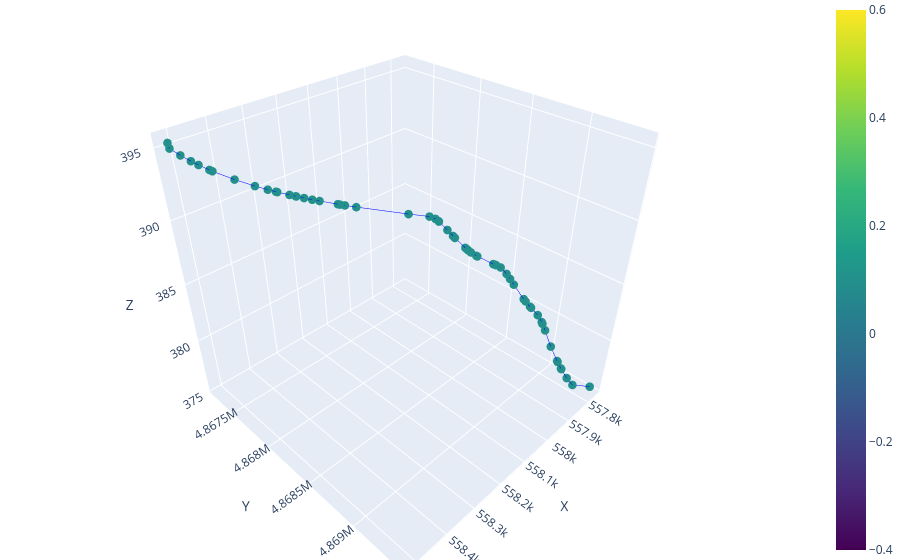
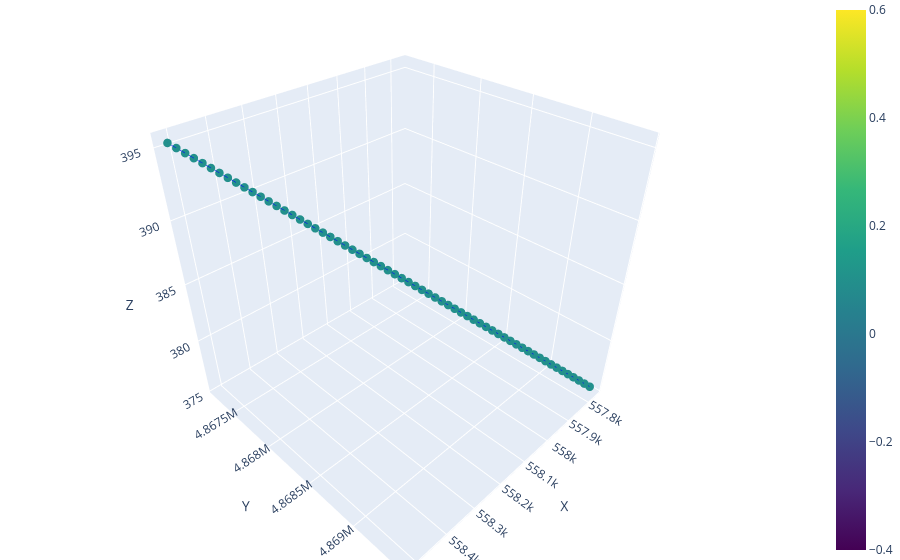
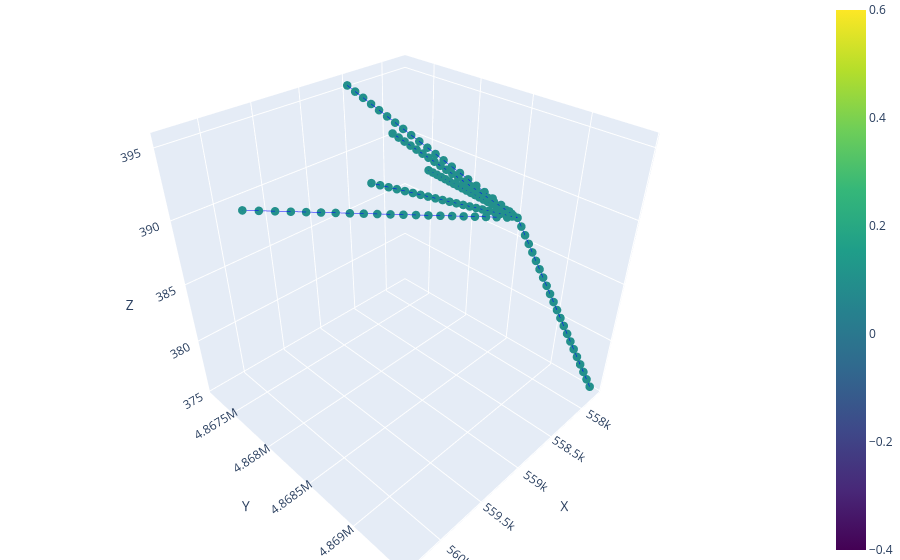
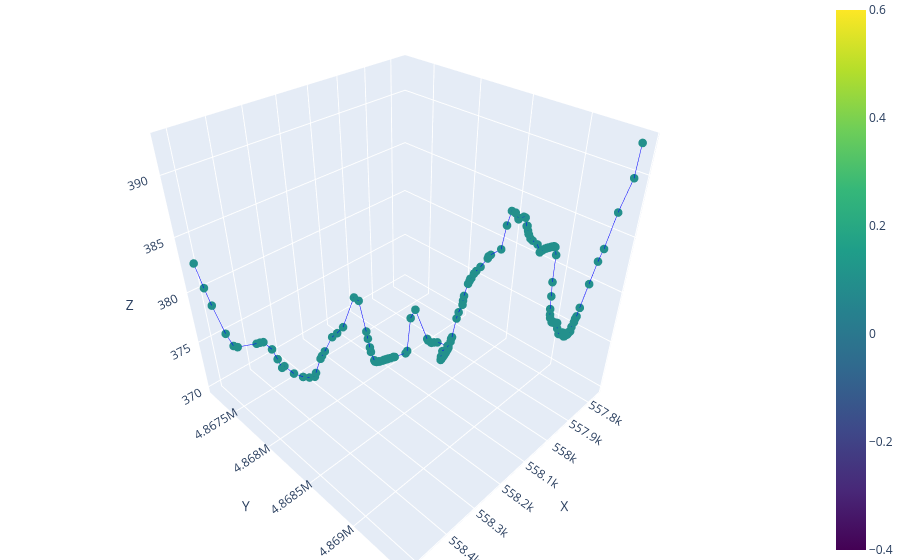

Here is the notebook cell these charts were saved with, in order:
### Code cell
network_names = ['pykasso_n58', 'straight_conduit_n62', 'branching_straight_network', 'single_conduit_vert_tort'
]
for network_name in network_names:
    nodes = 'nodes.csv'
    network_dir = f'conduit_geometry_test/networks/{network_name}'
    network = ok.load_network_data(f'{network_dir}/{nodes}', f'{network_dir}/edges.csv', debug= True)
    network.update_diameters(0.1)
    network.plot_3D_network(node_color = 'd')
    network.nodes.to_csv(f"conduit_geometry_test/networks/{network_name}/nodes_0.1m.csv")
